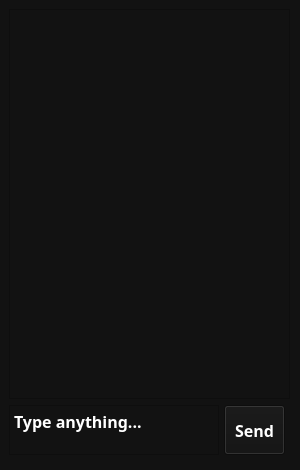
<?xml version="1.0" encoding="UTF-8"?>
<ui version="4.0">
 <class>MainWindow</class>
 <widget class="QMainWindow" name="MainWindow">
  <property name="geometry">
   <rect>
    <x>0</x>
    <y>0</y>
    <width>300</width>
    <height>470</height>
   </rect>
  </property>
  <property name="sizePolicy">
   <sizepolicy hsizetype="Preferred" vsizetype="Preferred">
    <horstretch>0</horstretch>
    <verstretch>0</verstretch>
   </sizepolicy>
  </property>
  <property name="minimumSize">
   <size>
    <width>300</width>
    <height>470</height>
   </size>
  </property>
  <property name="cursor">
   <cursorShape>IBeamCursor</cursorShape>
  </property>
  <property name="acceptDrops">
   <bool>false</bool>
  </property>
  <property name="windowTitle">
   <string>Test</string>
  </property>
  <property name="styleSheet">
   <string notr="true">QWidget{
	color: white;
	background-color: #121212;
	font-family: Rubik;
	font-size: 12pt;
	font-weight: 600;
}</string>
  </property>
  <widget class="QWidget" name="centralwidget">
   <widget class="QPlainTextEdit" name="chat">
    <property name="geometry">
     <rect>
      <x>9</x>
      <y>9</y>
      <width>281</width>
      <height>390</height>
     </rect>
    </property>
    <property name="minimumSize">
     <size>
      <width>260</width>
      <height>390</height>
     </size>
    </property>
    <property name="styleSheet">
     <string notr="true"/>
    </property>
   </widget>
   <widget class="QTextEdit" name="msg">
    <property name="geometry">
     <rect>
      <x>9</x>
      <y>405</y>
      <width>210</width>
      <height>50</height>
     </rect>
    </property>
    <property name="sizePolicy">
     <sizepolicy hsizetype="Expanding" vsizetype="Expanding">
      <horstretch>0</horstretch>
      <verstretch>0</verstretch>
     </sizepolicy>
    </property>
    <property name="minimumSize">
     <size>
      <width>210</width>
      <height>50</height>
     </size>
    </property>
    <property name="sizeIncrement">
     <size>
      <width>0</width>
      <height>0</height>
     </size>
    </property>
    <property name="cursor" stdset="0">
     <cursorShape>IBeamCursor</cursorShape>
    </property>
    <property name="mouseTracking">
     <bool>true</bool>
    </property>
    <property name="tabletTracking">
     <bool>true</bool>
    </property>
    <property name="statusTip">
     <string/>
    </property>
    <property name="autoFillBackground">
     <bool>false</bool>
    </property>
    <property name="tabChangesFocus">
     <bool>false</bool>
    </property>
    <property name="undoRedoEnabled">
     <bool>false</bool>
    </property>
    <property name="lineWrapMode">
     <enum>QTextEdit::LineWrapMode::WidgetWidth</enum>
    </property>
    <property name="lineWrapColumnOrWidth">
     <number>0</number>
    </property>
    <property name="readOnly">
     <bool>false</bool>
    </property>
    <property name="html">
     <string>&lt;!DOCTYPE HTML PUBLIC &quot;-//W3C//DTD HTML 4.0//EN&quot; &quot;http://www.w3.org/TR/REC-html40/strict.dtd&quot;&gt;
&lt;html&gt;&lt;head&gt;&lt;meta name=&quot;qrichtext&quot; content=&quot;1&quot; /&gt;&lt;meta charset=&quot;utf-8&quot; /&gt;&lt;style type=&quot;text/css&quot;&gt;
p, li { white-space: pre-wrap; }
hr { height: 1px; border-width: 0; }
li.unchecked::marker { content: &quot;\2610&quot;; }
li.checked::marker { content: &quot;\2612&quot;; }
&lt;/style&gt;&lt;/head&gt;&lt;body style=&quot; font-family:'Rubik'; font-size:12pt; font-weight:600; font-style:normal;&quot;&gt;
&lt;p style=&quot; margin-top:0px; margin-bottom:0px; margin-left:0px; margin-right:0px; -qt-block-indent:0; text-indent:0px;&quot;&gt;Type anything...&lt;/p&gt;&lt;/body&gt;&lt;/html&gt;</string>
    </property>
   </widget>
   <widget class="QPushButton" name="btn_snd">
    <property name="geometry">
     <rect>
      <x>224</x>
      <y>405</y>
      <width>61</width>
      <height>50</height>
     </rect>
    </property>
    <property name="minimumSize">
     <size>
      <width>50</width>
      <height>50</height>
     </size>
    </property>
    <property name="text">
     <string>Send</string>
    </property>
   </widget>
  </widget>
 </widget>
 <resources/>
 <connections/>
</ui>
